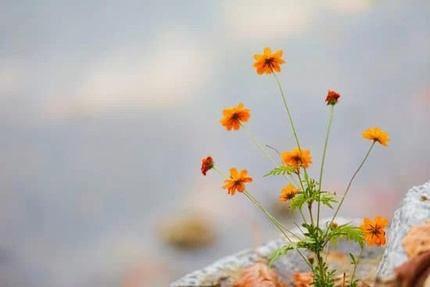
#> input picture img_1.jpg, 430 x 287 px, shrunk from 550 x 367 before the run
$ python task_2.py
#> lines starting #> are read from the running program, lines starting #| are printed output that depends on the picture; after the words box and inside, x2 and y2 are one past the last pixel; in counts of white or black regions, pixels touching at a corner belong together; long printed decimals are rounded
import cv2
import numpy as np
import matplotlib.pyplot as plt

images = ["img_1.jpg","img_2.jpg","img_3.jpg"]

for image in images :

    img = cv2.imread(image)
#> img is the input picture: shape (287, 430, 3); mean B, G, R 173.4, 178.7, 183.8


    if img is None :
        raise FileNotFoundError

    else:

        ##=============== information of images (name,shape,type,total_pixels,center_pixel) ====================

        print (image)
        print ("shape: ",img.shape)
#| shape:  (287, 430, 3)
        print ("type : ",img.dtype)
#| type :  uint8

        h,w,n = img.shape
#> h = 287; w = 430; n = 3

        print ("total pixels : ", h*w)
#| total pixels :  123410

        cx = w//2
#> cx = 215
        cy = h//2
#> cy = 143

        center = img [cy,cx]
#> center = [197, 192, 193]

        print ("B : ", center[0])
#| B :  197
        print ("B : ", center[1])
#| B :  192
        print ("B : ", center[2])
#| B :  193

        ##==================================== Draw Circle ======================================

        cy = h//2
        cx = w//2
        r = min(h,w)//10
#> r = 28
        y,x = np.ogrid[:h,:w]
#> y = 287 values from 0 to 286
        mask_c = abs((y-cy)**2+(x-cx)**2-r**2)<=50
        img[mask_c]= [255,255,255]
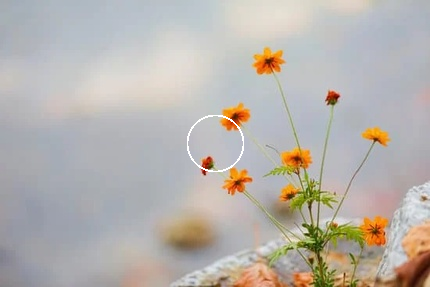
#> img: shape (287, 430, 3); 0.25% of pixels changed, all inside (x1, y1, x2, y2) = (187, 115, 244, 172)
        cv2.imshow ("image",img)
        cv2.waitKey(0)
        cv2.destroyAllWindows()

        ##================================== the float32 conversion =====================================

        img_f = img.astype(np.float32)/255.0

        h,w,n = img_f.shape

        cx =w//2
        cy = h//2

        print ("Float pixel center : ",img_f[cy,cx])
#| Float pixel center :  [0.7725 0.7529  0.7569]

        result = np.clip (img_f,0.0,1.0)

        img_back = (result *255).astype(np.uint8)

        print ("\n")

        ##====================== splicing Channels ===========================

        B , G , R = img[:,:,0],img[:,:,1],img[:,:,2]
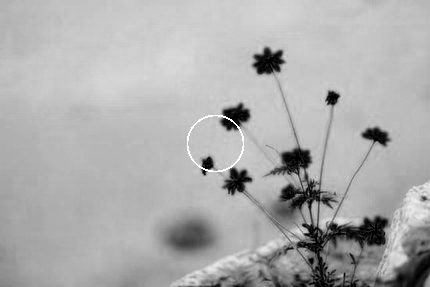
#> B: shape (287, 430); min 0, max 255, mean 173.6
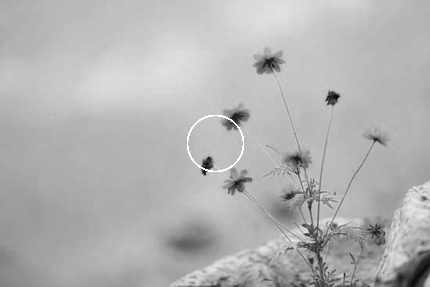
#> G: shape (287, 430); min 1, max 255, mean 178.9
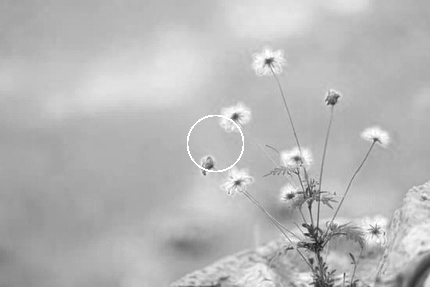
#> R: shape (287, 430); min 18, max 255, mean 183.9
        fig , axis = plt.subplots (1,3,figsize=(12,6))
        for ax,ch,name in zip (axis,[B,G,R],['Blue','Green','Red']):
            ax.imshow(ch,cmap='gray')
            ax.set_title (name)
            ax.axis('off')
#> this loop made 3 passes
#> name on passes 1 to 3: 'Blue', 'Green', 'Red'
        plt.tight_layout()
        name = image.split(".")[0]
        plt.savefig(name + "gray_output.jpg")
        plt.show()
#> pass 2 of the loop `for image in images :`:
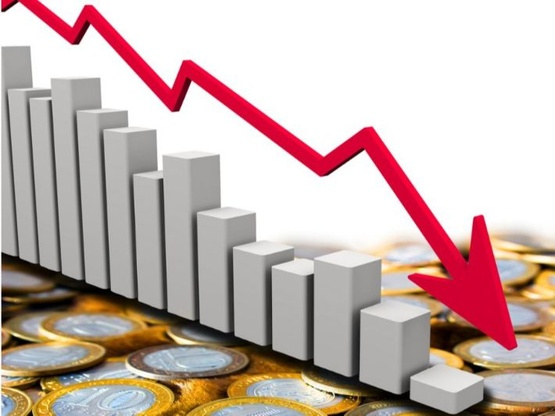
#> input picture img_2.jpg, 555 x 416 px, shrunk from 710 x 532 before the run
#> img is the input picture: shape (416, 555, 3); mean B, G, R 176.8, 181.5, 200.9
#| shape:  (416, 555, 3)
#| type :  uint8
#| total pixels :  230880
#> center = [255, 255, 255]
#| B :  255
#| B :  255
#| B :  255
#> img: shape (416, 555, 3); 0.07% of pixels changed, all inside (x1, y1, x2, y2) = (236, 168, 315, 250)
#> img_f: shape (416, 555, 3) float32
#| Float pixel center :  [1. 1. 1.]
#> B: shape (416, 555)
#> G: shape (416, 555)
#> `B , G , R = img[:,:,0],img[:,:,1],img[:,:,2]`:
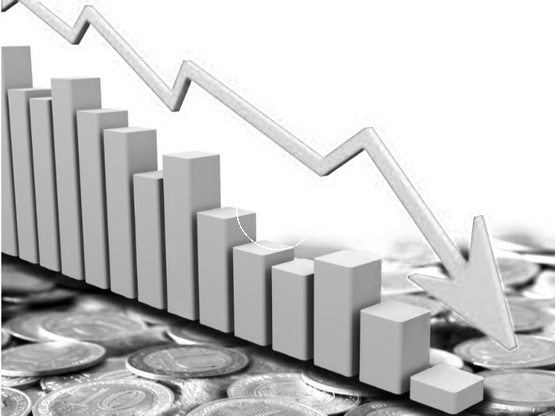
#> R: shape (416, 555); min 0, max 255, mean 201
#> the loop `for ax,ch,name in zip (axis,[B,G,R],['Blue','Green','Red']):` made 3 passes
#> `plt.savefig(name + "gray_output.jpg")`:
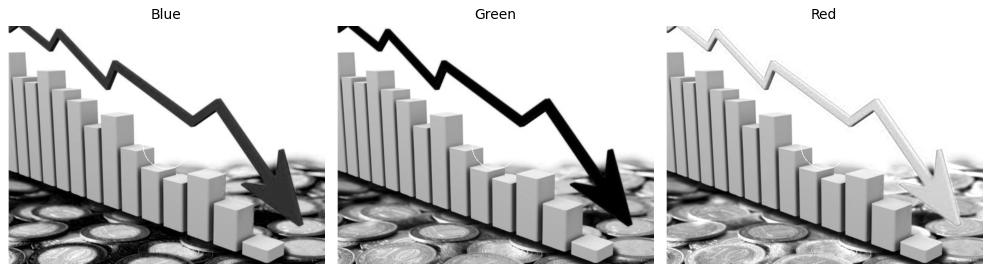
#> figure drawn by matplotlib, 3 panels
#> pass 3 of the loop `for image in images :`:
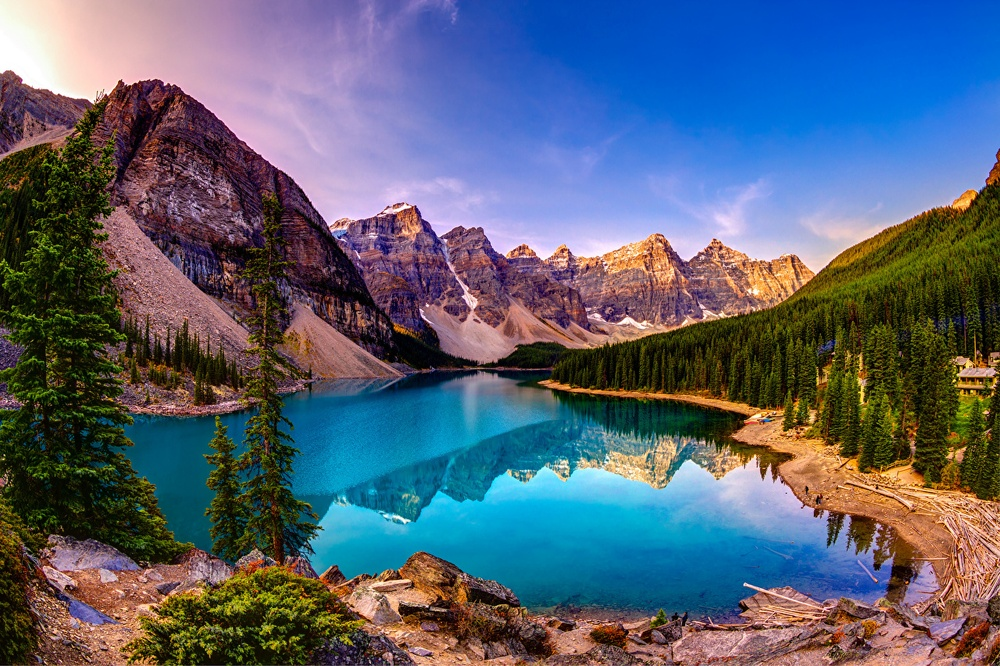
#> input picture img_3.jpg, 1000 x 666 px, shrunk from 1280 x 853 before the run
#> img is the input picture: shape (666, 1000, 3); mean B, G, R 115.8, 98.3, 88.2
#| shape:  (666, 1000, 3)
#| type :  uint8
#| total pixels :  666000
#> center = [125, 126, 186]
#| B :  125
#| B :  126
#| B :  186
#> img: shape (666, 1000, 3); 0.05% of pixels changed, all inside (x1, y1, x2, y2) = (434, 267, 567, 400)
#> img_f: shape (666, 1000, 3) float32
#| Float pixel center :  [0.4902 0.4941 0.7294 ]
#> B: shape (666, 1000)
#> `B , G , R = img[:,:,0],img[:,:,1],img[:,:,2]`:
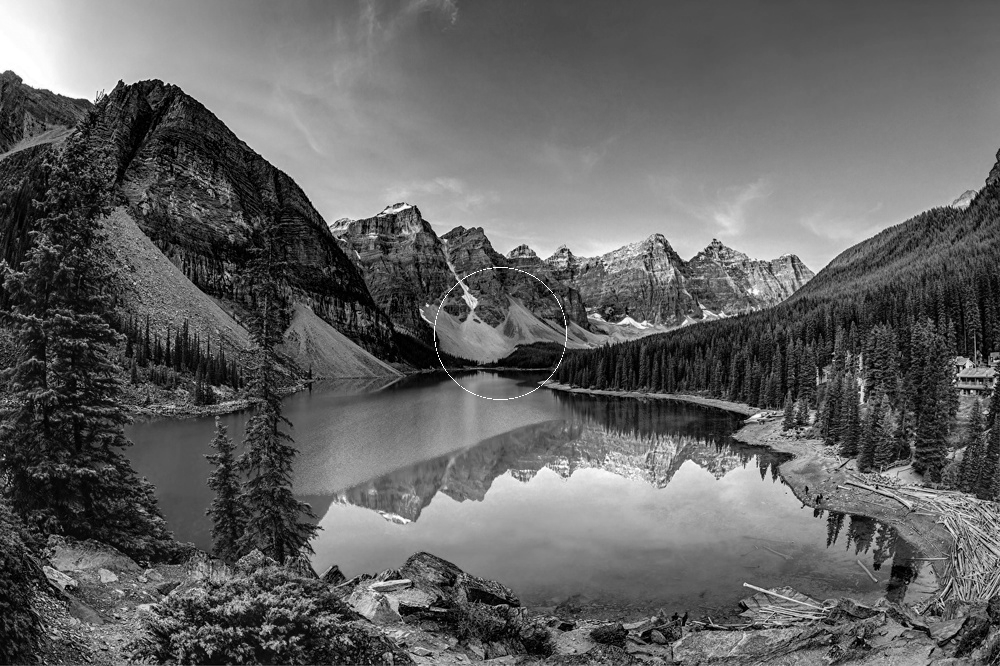
#> G: shape (666, 1000); min 0, max 255, mean 98.4
#> `B , G , R = img[:,:,0],img[:,:,1],img[:,:,2]`:
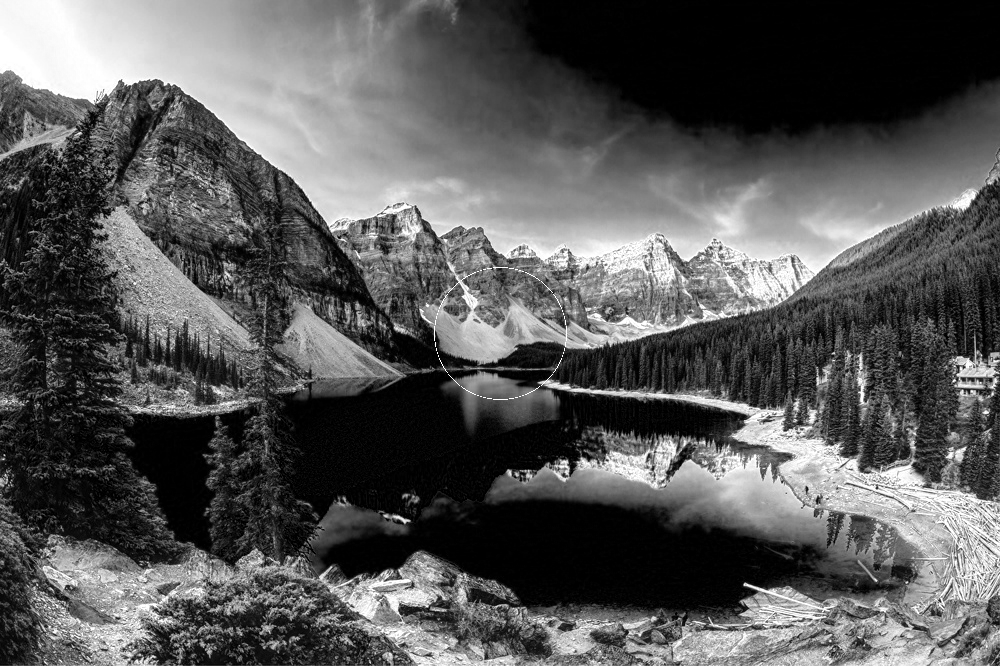
#> R: shape (666, 1000); min 0, max 255, mean 88.3
